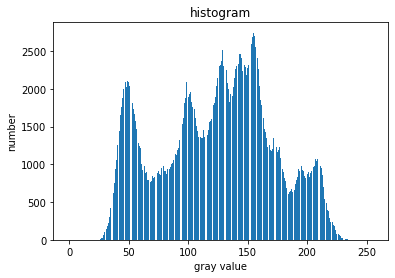

The script that drew this image:
#!/usr/bin/env python
# coding: utf-8

# In[50]:


import numpy as np
import cv2
import matplotlib
import matplotlib.pyplot as plt


# In[51]:


img = cv2.imread('lena.bmp')

index = np.zeros([256])

for i in range(512):
    for j in range(512):
        a = img[j][i][0]
        index[a] = index[a] + 1
        
x = np.zeros([256])       # x軸從0~255
for i in range(256):
    x[i] = i
    
y = index

plt.bar(x, y, label = 'bars1')

plt.xlabel("gray value")

plt.ylabel("number")

plt.title("histogram")

plt.show()


# In[ ]:





# In[ ]:
